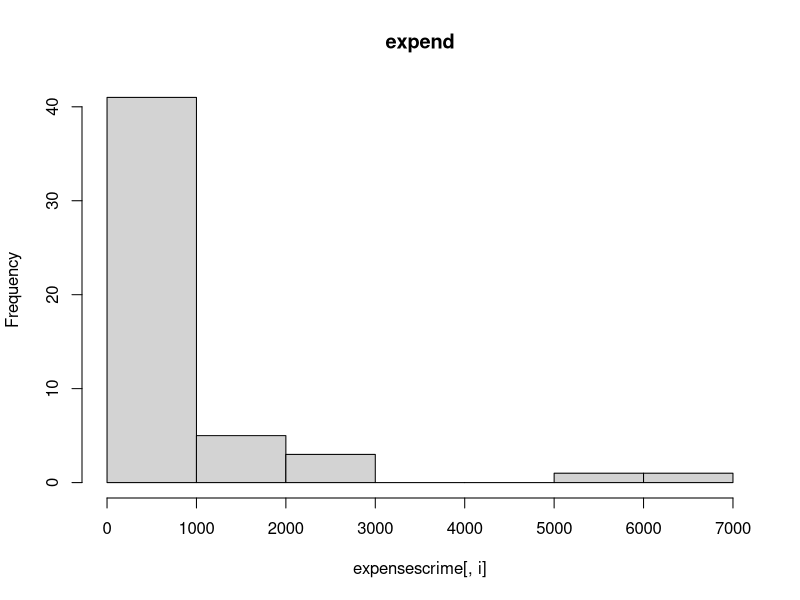
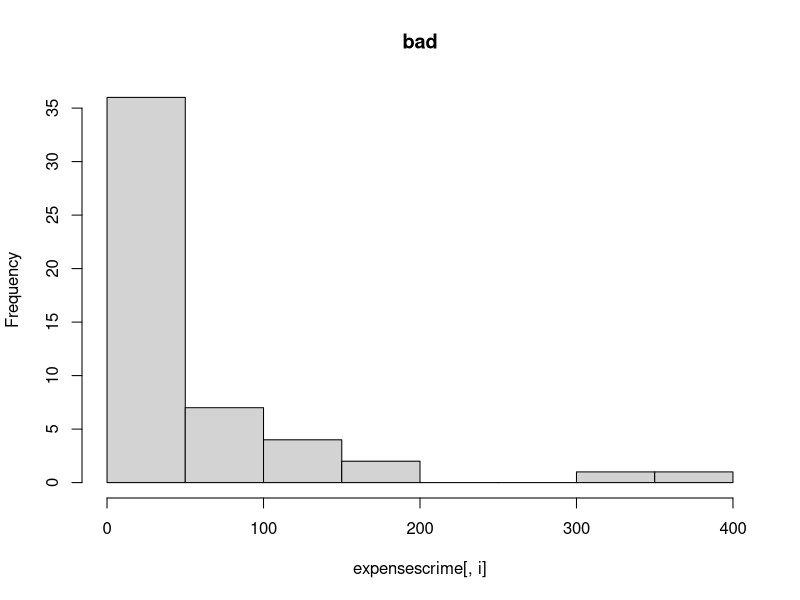
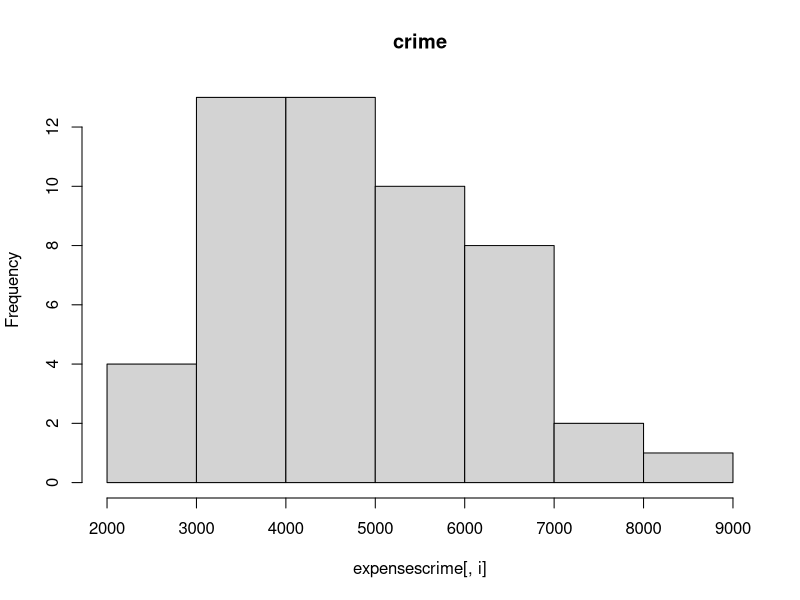
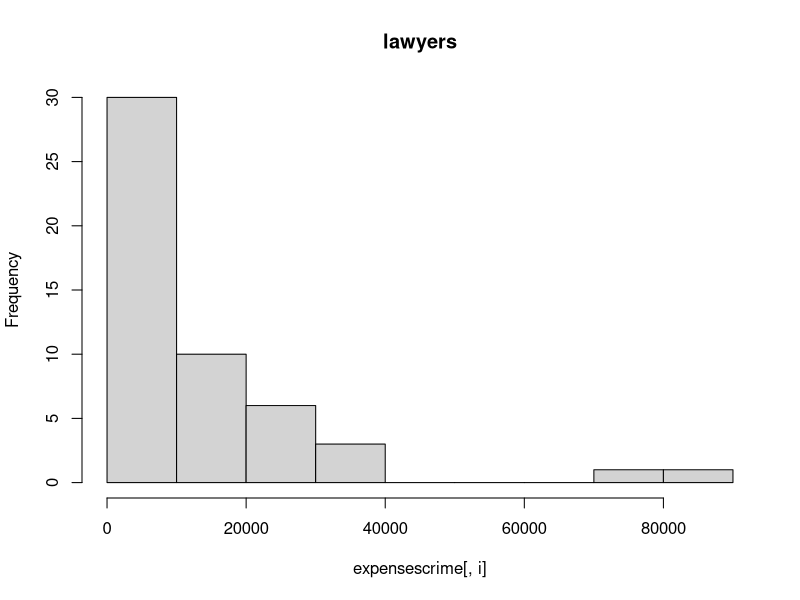
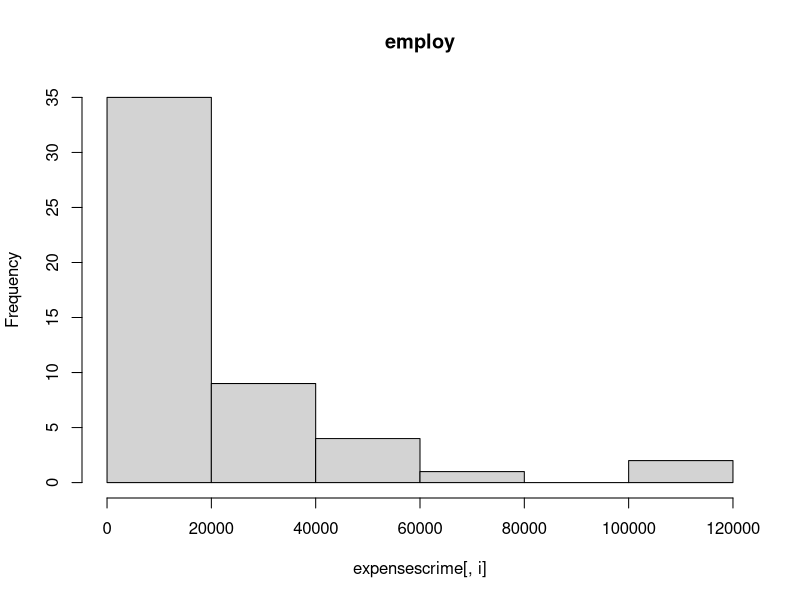
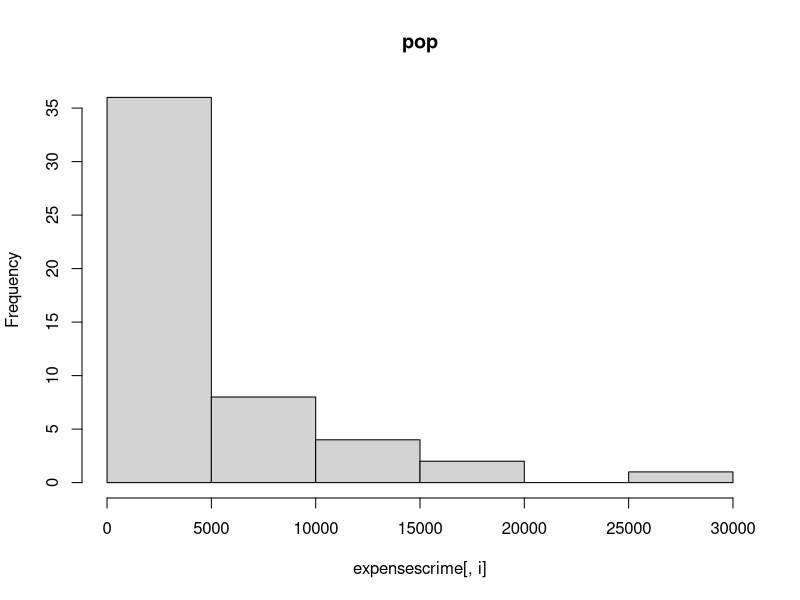
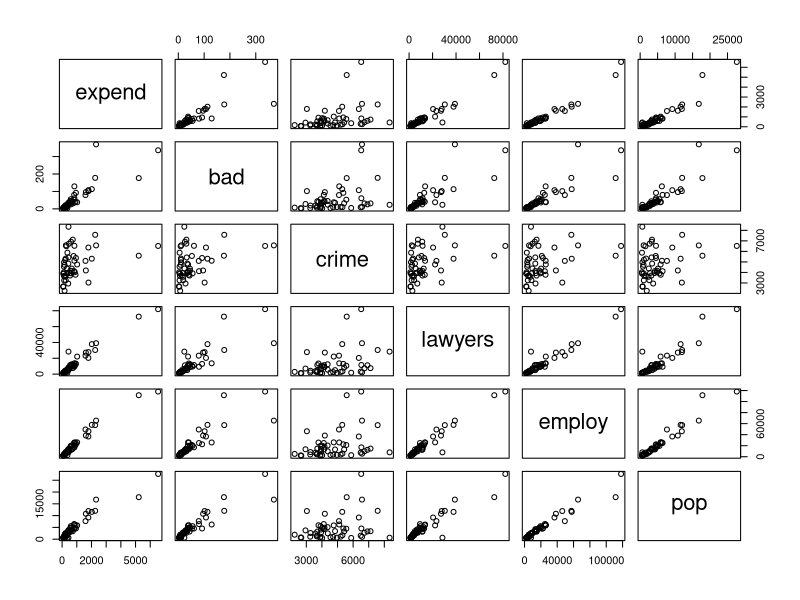

Reproduce these figures in R, in order. (Note: this script raises an error after producing the figures.)
## ---- chunk 1
knitr::opts_chunk$set(echo = TRUE)
## ---- chunk 2
expensescrime=read.table(file="expensescrime.txt",header=TRUE)
for (i in c(2,3,4,5,6,7)) hist(expensescrime[,i],main=names(expensescrime[i]))
plot(expensescrime[,c(2,3,4,5,6,7)])
par(mfrow=c(2,3))
## ---- chunk 3
expendbadlm=lm(expend~bad,data=expensescrime)
expendcrimelm=lm(expend~crime,data=expensescrime)
expendlawyerslm=lm(expend~lawyers,data=expensescrime)
expendemploylm=lm(expend~employ,data=expensescrime)
expendpoplm=lm(expend~pop,data=expensescrime)
round(cooks.distance(expensescrimelm),2)
plot(cooks.distance(expensescrimelm),type="b",main="Cook's distances")
## ---- chunk 4
library(car)
vif(expensescrimelm)
round(cor(expensescrime[,c(3,4,5,6,7)]),2)
pairs(expensescrime[,c(3,4,5,6,7)])

## ---- chunk 5
summary(lm(expend~bad,data=expensescrime))[8]
summary(lm(expend~crime,data=expensescrime))[8]
summary(lm(expend~lawyers,data=expensescrime))[8]
summary(lm(expend~employ,data=expensescrime))[8]
summary(lm(expend~pop,data=expensescrime))[8]
## ---- chunk 6
summary(lm(expend~employ+bad,data=expensescrime))[8]
summary(lm(expend~employ+crime,data=expensescrime))[8]
summary(lm(expend~employ+lawyers,data=expensescrime))[8]
summary(lm(expend~employ+pop,data=expensescrime))[8]
## ---- chunk 7
summary(lm(expend~bad+crime+lawyers+employ+pop,data=expensescrime))[8]
summary(lm(expend~bad+lawyers+employ+pop,data=expensescrime))[8]
summary(lm(expend~bad+lawyers+employ,data=expensescrime))[8]
summary(lm(expend~lawyers+employ,data=expensescrime))[8]
## ---- chunk 8
employ=expensescrime$employ
expend=expensescrime$expend
lawyers=expensescrime$lawyers
expendemploylawyerslm=lm(expend~employ+lawyers)
plot(residuals(expendemploylawyerslm),employ,main="plot of residuals against employ")
plot(residuals(expendemploylawyerslm),lawyers,main="plot of residuals against lawyers")
x=residuals(lm(employ+lawyers~expensescrime$bad+expensescrime$crime+expensescrime$pop))
y=residuals(lm(expend~expensescrime$bad+expensescrime$crime+expensescrime$pop))
plot(x,y,main="Added variable plot for employ+lawyers")
plot(residuals(expendemploylawyerslm),expensescrime$bad,main="plot of residuals against bad")
plot(residuals(expendemploylawyerslm),expensescrime$crime,main="plot of residuals against crime")
plot(residuals(expendemploylawyerslm),expensescrime$pop,main="plot of residuals against pop")
plot(residuals(expendemploylawyerslm),expend,main="plot of residuals against expend")
plot(fitted(expendemploylawyerslm),residuals(expendemploylawyerslm))
qqnorm(residuals(expendemploylawyerslm))
## ---- chunk 9
vif(expendemploylawyerslm)
summary(lm(expend~lawyers,data=expensescrime))[8]
summary(lm(expend~employ,data=expensescrime))
